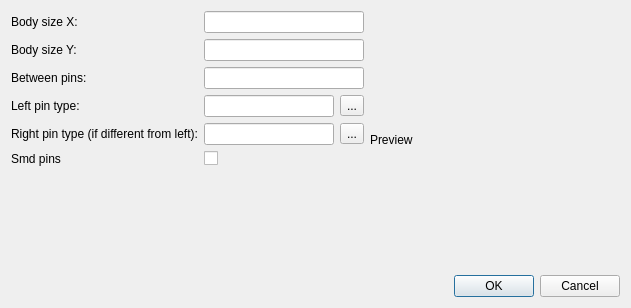
<?xml version="1.0" encoding="UTF-8"?>
<ui version="4.0">
 <class>SdDMasterPartDoubleRect</class>
 <widget class="QDialog" name="SdDMasterPartDoubleRect">
  <property name="geometry">
   <rect>
    <x>0</x>
    <y>0</y>
    <width>631</width>
    <height>308</height>
   </rect>
  </property>
  <property name="windowTitle">
   <string>Dialog</string>
  </property>
  <layout class="QVBoxLayout" name="verticalLayout">
   <item>
    <layout class="QHBoxLayout" name="horizontalLayout_3">
     <item>
      <layout class="QFormLayout" name="formLayout">
       <item row="0" column="0">
        <widget class="QLabel" name="label">
         <property name="text">
          <string>Body size X:</string>
         </property>
        </widget>
       </item>
       <item row="0" column="1">
        <widget class="QLineEdit" name="mBodySizeX"/>
       </item>
       <item row="1" column="0">
        <widget class="QLabel" name="label_2">
         <property name="text">
          <string>Body size Y:</string>
         </property>
        </widget>
       </item>
       <item row="1" column="1">
        <widget class="QLineEdit" name="mBodySizeY"/>
       </item>
       <item row="2" column="0">
        <widget class="QLabel" name="label_3">
         <property name="text">
          <string>Between pins:</string>
         </property>
        </widget>
       </item>
       <item row="2" column="1">
        <widget class="QLineEdit" name="mBetweenPins"/>
       </item>
       <item row="3" column="0">
        <widget class="QLabel" name="label_4">
         <property name="text">
          <string>Left pin type:</string>
         </property>
        </widget>
       </item>
       <item row="3" column="1">
        <layout class="QHBoxLayout" name="horizontalLayout">
         <item>
          <widget class="QLineEdit" name="mLeftPinType"/>
         </item>
         <item>
          <widget class="QToolButton" name="mLeftPinTypeSelect">
           <property name="text">
            <string>...</string>
           </property>
          </widget>
         </item>
        </layout>
       </item>
       <item row="4" column="0">
        <widget class="QLabel" name="label_5">
         <property name="text">
          <string>Right pin type (if different from left):</string>
         </property>
        </widget>
       </item>
       <item row="4" column="1">
        <layout class="QHBoxLayout" name="horizontalLayout_2">
         <item>
          <widget class="QLineEdit" name="mRightPinType"/>
         </item>
         <item>
          <widget class="QToolButton" name="mRightPinTypeSelect">
           <property name="text">
            <string>...</string>
           </property>
          </widget>
         </item>
        </layout>
       </item>
       <item row="5" column="0">
        <widget class="QLabel" name="label_6">
         <property name="text">
          <string>Smd pins</string>
         </property>
        </widget>
       </item>
       <item row="5" column="1">
        <widget class="QCheckBox" name="mSmd">
         <property name="text">
          <string/>
         </property>
        </widget>
       </item>
      </layout>
     </item>
     <item>
      <widget class="QLabel" name="mPreview">
       <property name="minimumSize">
        <size>
         <width>250</width>
         <height>250</height>
        </size>
       </property>
       <property name="text">
        <string>Preview</string>
       </property>
      </widget>
     </item>
    </layout>
   </item>
   <item>
    <widget class="QDialogButtonBox" name="buttonBox">
     <property name="orientation">
      <enum>Qt::Horizontal</enum>
     </property>
     <property name="standardButtons">
      <set>QDialogButtonBox::Cancel|QDialogButtonBox::Ok</set>
     </property>
    </widget>
   </item>
  </layout>
 </widget>
 <resources/>
 <connections>
  <connection>
   <sender>buttonBox</sender>
   <signal>accepted()</signal>
   <receiver>SdDMasterPartDoubleRect</receiver>
   <slot>accept()</slot>
   <hints>
    <hint type="sourcelabel">
     <x>248</x>
     <y>254</y>
    </hint>
    <hint type="destinationlabel">
     <x>157</x>
     <y>274</y>
    </hint>
   </hints>
  </connection>
  <connection>
   <sender>buttonBox</sender>
   <signal>rejected()</signal>
   <receiver>SdDMasterPartDoubleRect</receiver>
   <slot>reject()</slot>
   <hints>
    <hint type="sourcelabel">
     <x>316</x>
     <y>260</y>
    </hint>
    <hint type="destinationlabel">
     <x>286</x>
     <y>274</y>
    </hint>
   </hints>
  </connection>
 </connections>
</ui>
